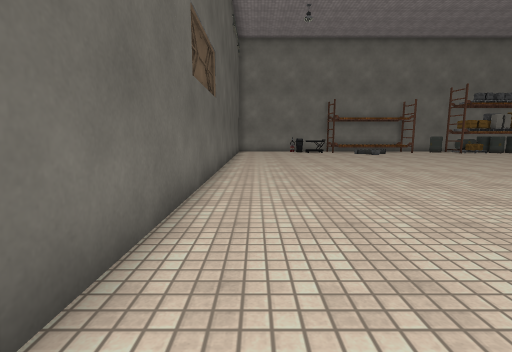
View 1 (above)

20 first-person views from a walk through a Unity game level. The camera is 1.2 m above the floor, tilts 8° down and sees 85° across. The floor is counted in squares, 1 m on a side. Each view is taken from the middle of a square. On the plan, view 1 faces up. The plan holds only what a view shows up to about 13 squares ahead; the rest is blank. The player character is not drawn. Some surface patterns are stand-ins.

View 2
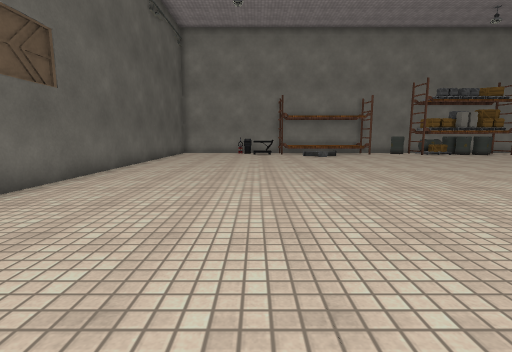

View 3
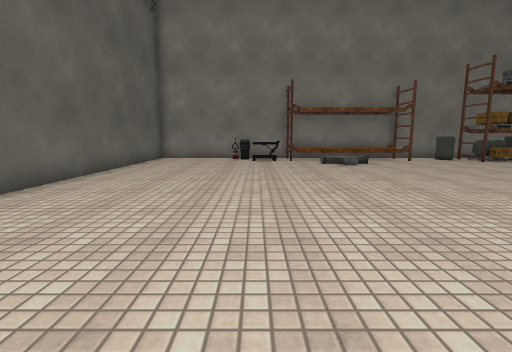

View 4
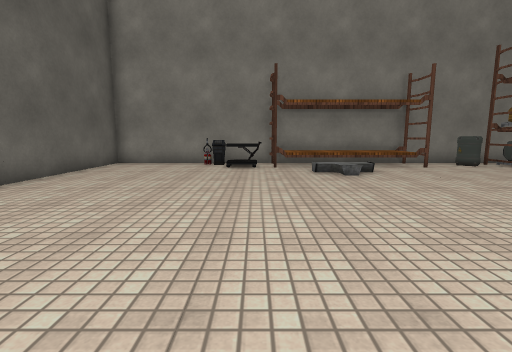

View 5
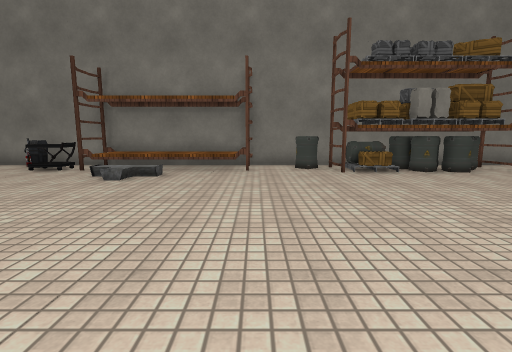

View 6
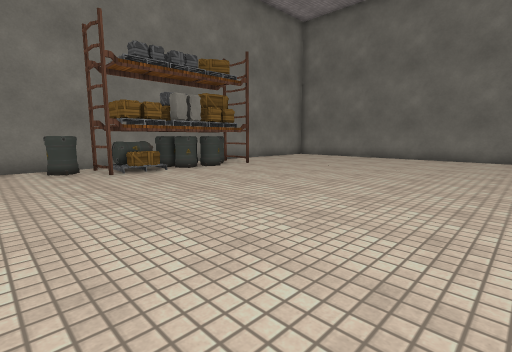

View 7
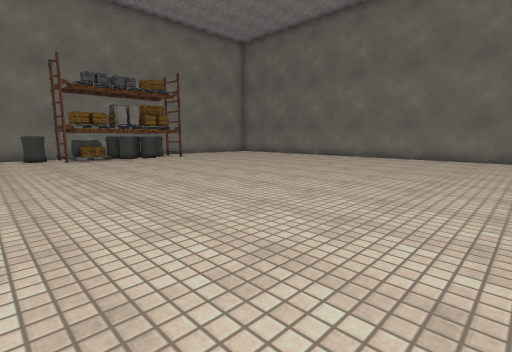

View 8
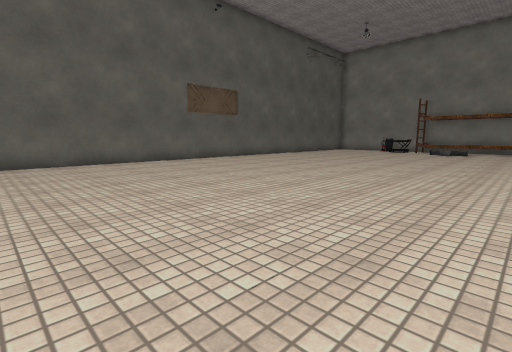

View 9
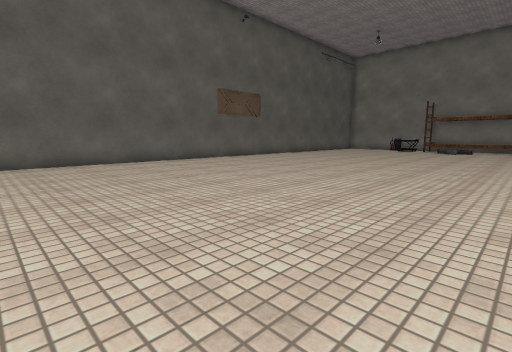

View 10
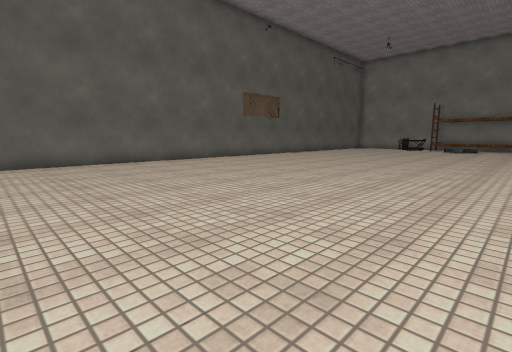

View 11
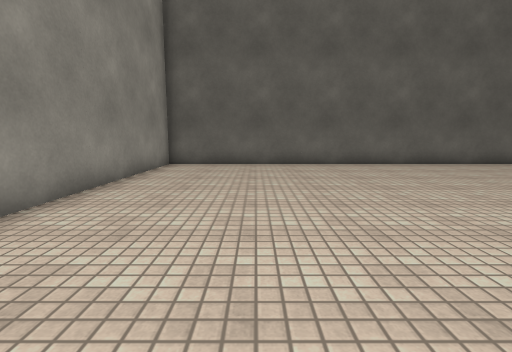

View 12
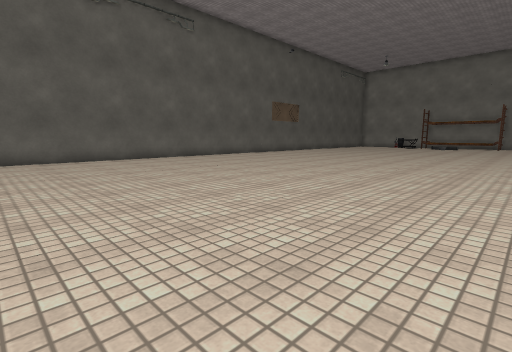

View 13
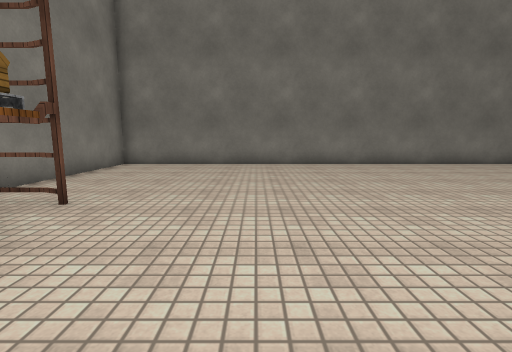

View 14
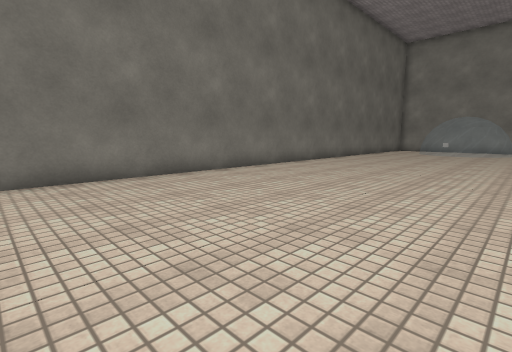

View 15
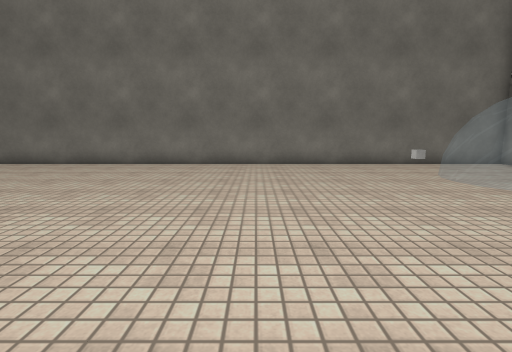

View 16
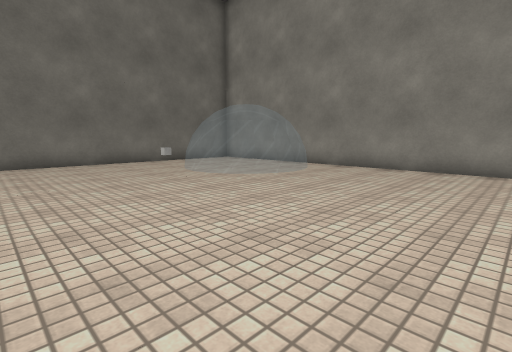

View 17
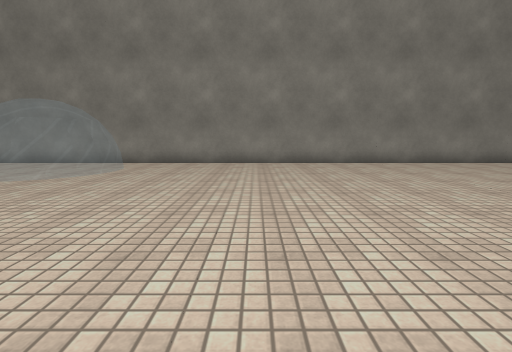

View 18
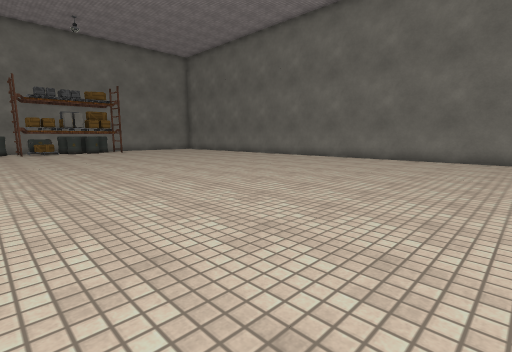

View 19
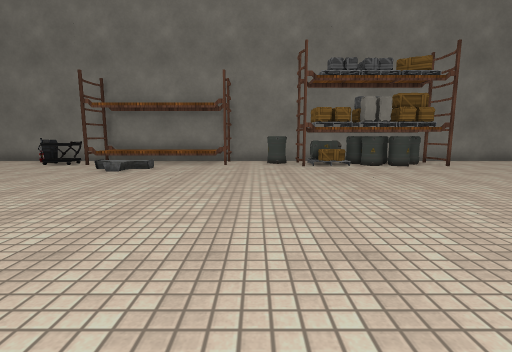

View 20
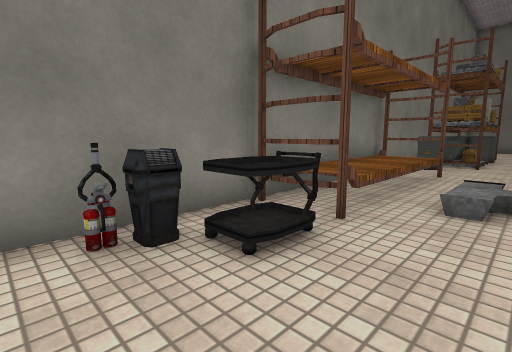

### Floor plan
Key: @ floor where view 1 was taken; # wall or solid block; . floor; = window, fence, low wall or low ledge; S shelf; E fire extinguisher; B bin; C cart; A barrel; P pallet; O other object.
Columns run from 1 left of view 1 to 28 right of it. Each row starts with its distance up from view 1.
 23 ##############################
 22 #...EBCSSSSSSS.ASPPPPPS......#
 21 #....CCSSSSSSS.ASPPPPPS......#
 20 #...................A........#
 19 #........O...................#
 18 #............................#
 17 #............................#
 16 #............................#
 15 #............................#
 14 #............................#
 13 #............................#
 12 #............................#
 11 #............................#
 10 #............................#
  9 #............................#
  8 #............................#
  7 #............................#
  6 #............................#
  5 #............................#
  4 #............................#
  3 #............................#
  2 #............................#
  1 #............................#
  0 #@...........................#
 -1 #............................#
 -2 #............................#
 -3 #............................#
 -4 #............................#
 -5 #............................#
 -6 #............................#
 -7 #.......................=O...#
 -8 #......................====..#
 -9 #.....................======.#
-10 #.....................======.#
-11 #.....................=====..#
-12 #......................====..#
-13 ##############################

Positions as (right, up) in squares from view 1, and headings:
1: (0, 0), facing up
2: (4, 2), facing up
3: (4, 7), facing up
4: (5, 10), facing up
5: (12, 11), facing up
6: (12, 11), facing up-right
7: (12, 5), facing up-right
8: (12, -2), facing up-left
9: (12, -4), facing up-left
10: (12, -6), facing up-left
11: (11, -9), facing left
12: (14, -11), facing up-left
13: (16, 17), facing right
14: (20, 13), facing down-right
15: (16, -2), facing right
16: (15, -2), facing down-right
17: (16, 0), facing down
18: (13, -2), facing up-right
19: (13, 9), facing up
20: (2, 19), facing up-right
